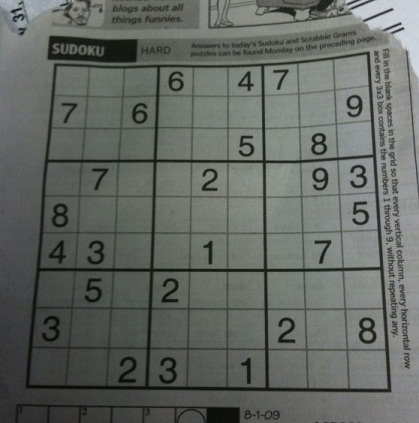
#> input picture LAB04/518H0035_LeHoangLong/sudoku-original.jpg, 419 x 423 px
$ python ex1.py
#> lines starting #> are read from the running program, lines starting #| are printed output that depends on the picture; after the words box and inside, x2 and y2 are one past the last pixel; in counts of white or black regions, pixels touching at a corner belong together
import cv2
import numpy as np
from matplotlib import pyplot as plt

img = cv2.imread('sudoku-original.jpg', 0)
#> img: shape (423, 419); min 5, max 218, mean 101.9

th1 = cv2.adaptiveThreshold(img, 255, cv2.ADAPTIVE_THRESH_MEAN_C, cv2.THRESH_BINARY,3,5)
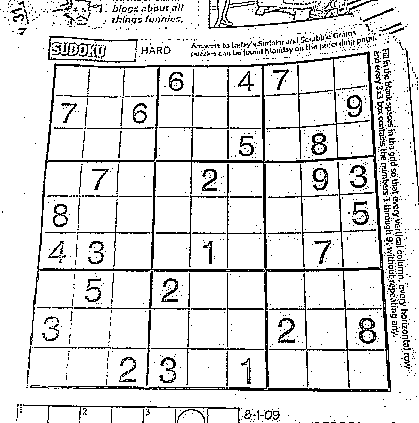
#> th1: shape (423, 419); 88.1% white; black in thin lines or dots
th2 = cv2.adaptiveThreshold(img, 255, cv2.ADAPTIVE_THRESH_GAUSSIAN_C, cv2.THRESH_BINARY,3,5)
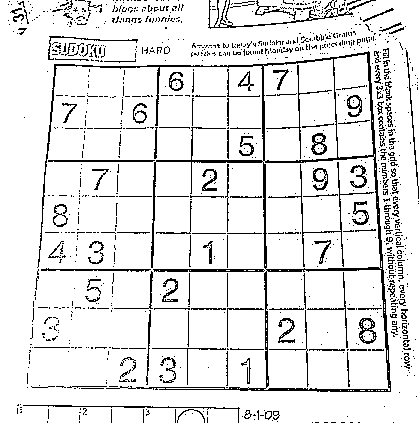
#> th2: shape (423, 419); 89.8% white; black in thin lines or dots
ret, th3 = cv2.threshold(img,127, 255, cv2.THRESH_BINARY)
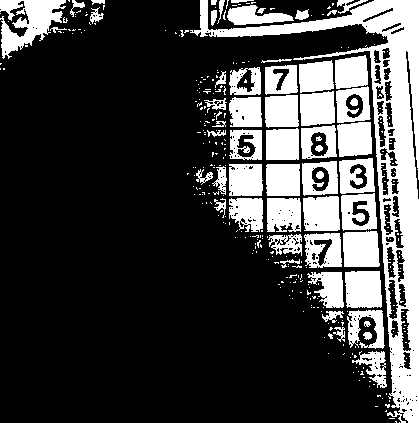
#> th3: shape (423, 419); 25.6% white; 333 white regions (274 under 20 px), largest, box (x1, y1, x2, y2) and area: (190, 0, 419, 423) 14935, (0, 0, 66, 59) 2037, (345, 271, 382, 308) 1282

titles = ['Original Image', 'Adaptive Thresh Mean', 'Adaptive Thresh Gaussian', 'Threshold']
images = [img, th1, th2, th3]

for i in range(4):
    plt.subplot(2,2,i+1)
    plt.imshow(images[i], 'gray')
    plt.title(titles[i])
    plt.xticks([])
    plt.yticks([])
plt.show()
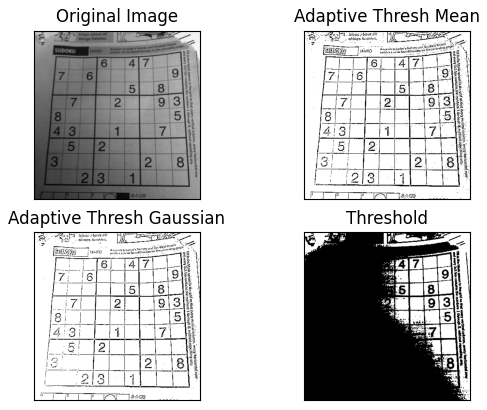
#> figure drawn by matplotlib, 4 panels
cv2.imwrite('pic1_1.jpg',th1)
cv2.imwrite('pic1_2.jpg',th2)
cv2.imwrite('pic1_3.jpg',th3)
